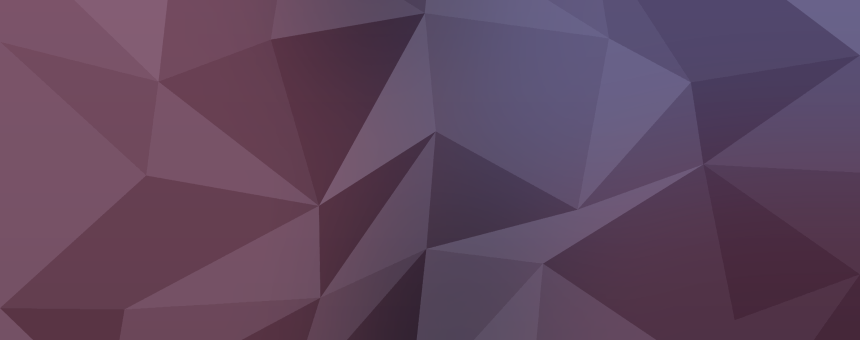
#> input picture assets/hanabi-github-languages-bg.png, 1720 x 680 px (shown at 1/2 size); its folder holds 7 pictures in this run
$ python test_update_languages.py
#> lines starting #> are read from the running program, lines starting #| are printed output that depends on the picture; after the words box and inside, x2 and y2 are one past the last pixel; in counts of white or black regions, pixels touching at a corner belong together
### scripts/update_languages.py
# 공개·비공개와 포크를 포함한 소유 저장소의 언어 바이트를 조회해 하나비 원형 게이지를 갱신함.
# 카드 배경과 경기천년체는 저장소 에셋에서 읽고 변경 시 README 이미지 주소도 갱신함.
from __future__ import annotations

import argparse
import hashlib
import io
import json
import os
import re
from collections import Counter
from pathlib import Path
from urllib.parse import urlencode
from urllib.request import Request, urlopen

from PIL import Image, ImageDraw, ImageFilter, ImageFont


ROOT = Path(__file__).resolve().parents[1]
ASSETS = ROOT / "assets"
OUTPUT = ASSETS / "hanabi-github-languages-night.png"
README = ROOT / "README.md"
FONT_DIR = ASSETS / "fonts"
S = 2
W, H = 860, 340
SIZE = (W * S, H * S)
COLORS = ["#FD7688", "#FF9EB3", "#E8365D", "#C9BCD5", "#9DBBE7", "#D39ABB", "#76A4D5", "#FF5E7E"]
KNOWN_COLORS = dict(zip(("TypeScript", "Rust", "Dart", "Shell", "JavaScript", "CSS", "Python", "C++"), COLORS))


# [7 lines left out: function github_json, not called in this run]


def language_bytes(login: str) -> dict[str, int]:
    """입력: GitHub 계정명; 반환: 공개·비공개 소유 저장소 언어 바이트의 합계."""
#> called with login = 'FMsongX2'
    private_token = os.environ.get("PROFILE_LANGUAGES_TOKEN")
    if not private_token:
        raise RuntimeError("PROFILE_LANGUAGES_TOKEN is required to avoid a public-only refresh")
    totals: Counter[str] = Counter()
    private_repositories = 0
    for private in (False, True):
        token = private_token if private else os.environ.get("GITHUB_TOKEN", "")
        endpoint = ("https://api.github.com/user/repos" if private
                    else f"https://api.github.com/users/{login}/repos")
        page = 1
        while True:
            query = urlencode({"visibility": "private", "affiliation": "owner", "per_page": 100, "page": page} if private
                              else {"type": "owner", "per_page": 100, "page": page})
            repos = github_json(f"{endpoint}?{query}", token)
            if not isinstance(repos, list):
                raise ValueError("GitHub repository response is not a list")
            for repo in repos:
                if repo["private"] != private or repo["owner"]["login"].casefold() != login.casefold():
                    continue
                if private:
                    private_repositories += 1
                counts = github_json(repo["languages_url"], token)
                for language, size in counts.items():
                    totals[language] += size
            if len(repos) < 100:
                break
            page += 1
    if private_repositories == 0:
        raise ValueError("Token cannot access owned private repositories; grant access to all repositories")
    if not totals:
        raise ValueError("No language data; keeping the existing card")
    return dict(totals)


def fitted_font(draw: ImageDraw.ImageDraw, text: str, max_width: int, start_size: int) -> ImageFont.FreeTypeFont:
    """입력: 그리기 도구·문구·최대 폭·기본 크기; 반환: 카드 폭에 맞는 경기천년체."""
    for size in range(start_size, 11, -1):
        font = ImageFont.truetype(FONT_DIR / "GyeonggiTitle-Medium.ttf", size * S)
        if draw.textlength(text, font=font) <= max_width * S:
            return font
    return font


def render(counts: dict[str, int]) -> bytes:
    """입력: 언어별 바이트 수; 반환: 원형 게이지 PNG 바이트."""
    total = sum(counts.values())
    if total <= 0:
        raise ValueError("Language byte total must be positive")
    languages = sorted(counts.items(), key=lambda item: (-item[1], item[0]))[:8]
    image = Image.open(ASSETS / "hanabi-github-languages-bg.png").convert("RGBA")
#> image is the input picture: PIL image 1720x680 RGBA; mean R, G, B, A 95, 69.3, 93.4, 255
    if image.size != SIZE:
        raise ValueError(f"Background size must be {SIZE}")
    bold = ImageFont.truetype(FONT_DIR / "GyeonggiTitle-Bold.ttf", 34 * S)
    medium = ImageFont.truetype(FONT_DIR / "GyeonggiTitle-Medium.ttf", 21 * S)

    draw = ImageDraw.Draw(image)
    draw.rounded_rectangle((2*S, 2*S, (W-2)*S, (H-2)*S), radius=20*S, outline="#FD7688", width=2*S)
    cx, cy, radius = 185*S, 170*S, 122*S
    glow = Image.new("RGBA", SIZE)
#> glow: PIL image 1720x680 RGBA; every value is 0
    ImageDraw.Draw(glow).ellipse((cx-140*S, cy-140*S, cx+140*S, cy+140*S), fill=(253, 118, 136, 50))
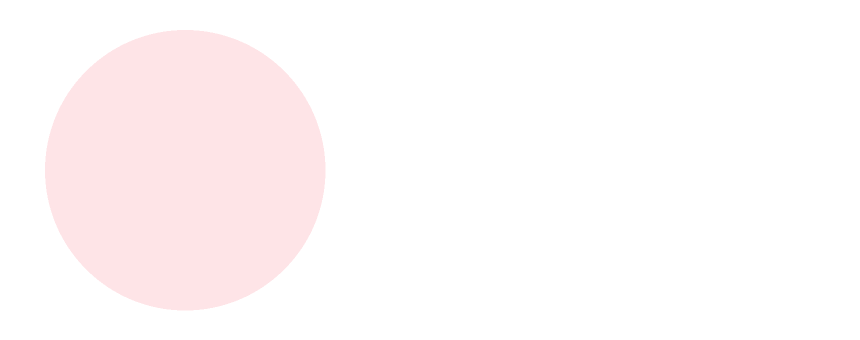
#> glow: PIL image 1720x680 RGBA (shown at 1/2 size); mean R, G, B, A 53.4, 24.9, 28.7, 10.6; transparent parts drawn white
    image = Image.alpha_composite(image, glow.filter(ImageFilter.GaussianBlur(24*S)))
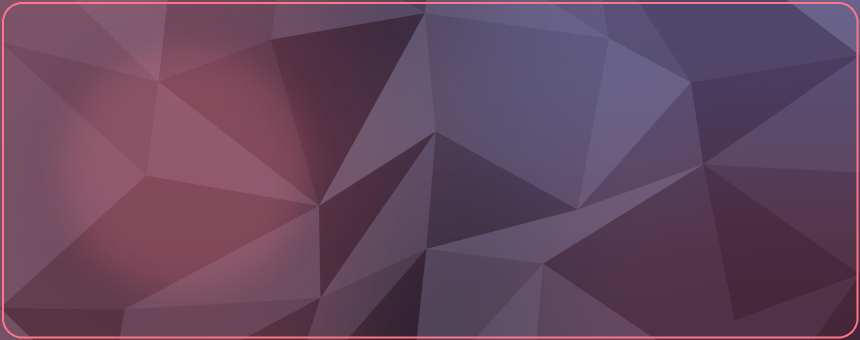
#> image: PIL image 1720x680 RGBA (shown at 1/2 size); mean R, G, B, A 101.4, 71, 94.9, 255
    draw = ImageDraw.Draw(image)
    box = (cx-radius, cy-radius, cx+radius, cy+radius)
    draw.arc(box, -90, 270, fill="#47394E", width=36*S)
    angle = -90.0
    for index, (language, size) in enumerate(languages):
        span = size / total * 360
        gap = min(0.12, span / 4)
        draw.arc(box, angle + gap, angle + span - gap,
                 fill=KNOWN_COLORS.get(language, COLORS[index]), width=36*S)
        angle += span
#> after the loop, angle = 270

    draw.ellipse((cx-82*S, cy-82*S, cx+82*S, cy+82*S), fill="#211D2C", outline="#6E536C", width=2*S)
    draw.text((380*S, 38*S), "Most Used Languages", font=bold, fill="#FFF5F8")
    for x in range(380*S, 811*S):
        t = (x-380*S) / (430*S)
        color = (round(253*(1-t)+118*t), round(118*(1-t)+94*t), round(136*(1-t)+152*t))
        draw.line((x, 85*S, x, 89*S), fill=color)
    for index, (language, size) in enumerate(languages):
        column, row = divmod(index, 4)
        x = (380 if column == 0 else 610) * S
        y = (114 + row*50) * S
        color = KNOWN_COLORS.get(language, COLORS[index])
        draw.ellipse((x, y+6*S, x+14*S, y+20*S), fill=color)
        label_font = fitted_font(draw, language, 128, 21)
        draw.text((x+25*S, y), language, font=label_font, fill="#F8F0F5")
        draw.text((x+205*S, y), f"{size / total * 100:.2f}%", font=medium, fill="#E7DDEC", anchor="ra")
#> this loop made 3 passes
#> color on passes 1 to 3: '#FD7688', '#FF9EB3', '#FF9EB3'
    clip = Image.new("L", SIZE)
#> clip: PIL image 1720x680 L; every value is 0
    ImageDraw.Draw(clip).rounded_rectangle((2*S, 2*S, (W-2)*S, (H-2)*S), radius=20*S, fill=255)
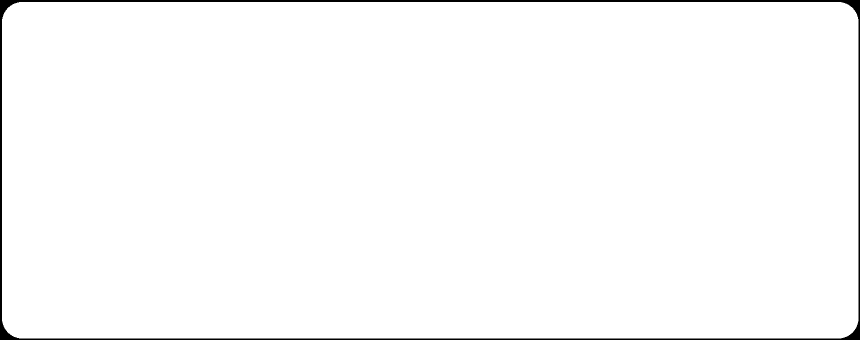
#> clip: PIL image 1720x680 L (shown at 1/2 size); 98.4% white; 1 black region, box (x1, y1, x2, y2) and area: (0, 0, 1720, 680) 18167
    image.putalpha(clip)
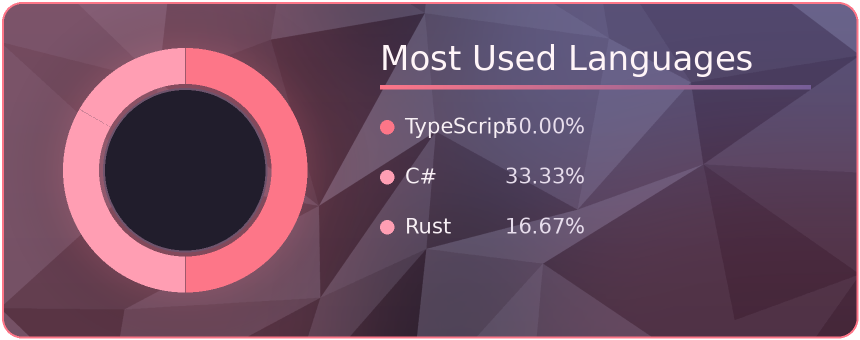
#> image: PIL image 1720x680 RGBA (shown at 1/2 size); mean R, G, B, A 107.4, 75.1, 98.4, 251; transparent parts drawn white
#> the loop in render (call 2), `for index, (language, size) in enumerate(languages):` made 3 passes
    buffer = io.BytesIO()
    image.save(buffer, format="PNG")
    return buffer.getvalue()


def animate(png: bytes) -> bytes:
    """입력: 정적 언어 카드 PNG; 반환: 도넛 중심에 수면 이모티콘을 합성한 GIF."""
    base = Image.open(io.BytesIO(png)).convert("RGBA").resize((W, H), Image.Resampling.LANCZOS)
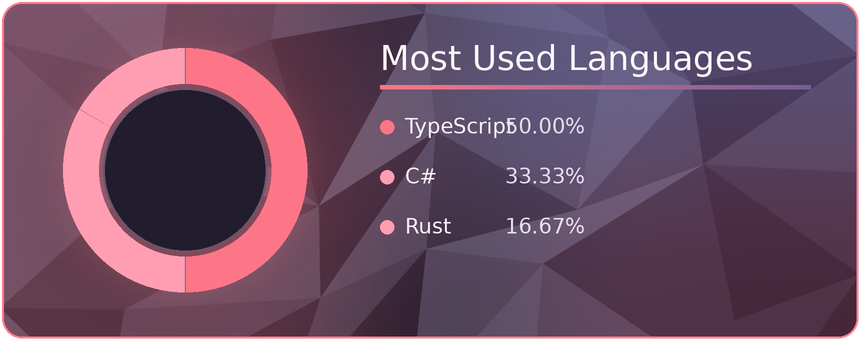
#> base: PIL image 860x340 RGBA; mean R, G, B, A 107.3, 74.7, 97.8, 251; transparent parts drawn white
#> (the run stopped early here; a loop or call above may not have finished)
